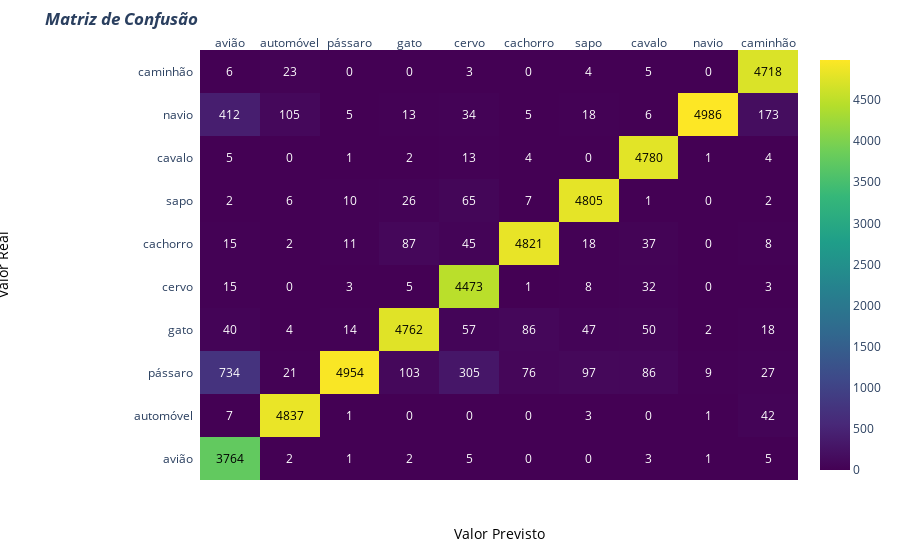

Notebook code for this chart:
### Code cell
confusion_matrix = metrics.confusion_matrix(train_pred, y)
confusion_matrix = confusion_matrix.astype(int)
plot_confusion_matrix(confusion_matrix)

### Figure 1 — Plotly figure (JSON) as saved in the notebook; plotly's stock layout.template omitted (floating-point values rounded to 4 significant figures)
{"data": [{"colorscale": [[0, "#440154"], [0.1111, "#482878"], [0.2222, "#3e4989"], [0.3333, "#31688e"], [0.4444, "#26828e"], [0.5556, "#1f9e89"], [0.6667, "#35b779"], [0.7778, "#6ece58"], [0.8889, "#b5de2b"], [1, "#fde725"]], "reversescale": false, "showscale": true, "type": "heatmap", "x": ["avião", "automóvel", "pássaro", "gato", "cervo", "cachorro", "sapo", "cavalo", "navio", "caminhão"], "y": ["avião", "automóvel", "pássaro", "gato", "cervo", "cachorro", "sapo", "cavalo", "navio", "caminhão"], "z": [[3764, 2, 1, 2, 5, 0, 0, 3, 1, 5], [7, 4837, 1, 0, 0, 0, 3, 0, 1, 42], [734, 21, 4954, 103, 305, 76, 97, 86, 9, 27], [40, 4, 14, 4762, 57, 86, 47, 50, 2, 18], [15, 0, 3, 5, 4473, 1, 8, 32, 0, 3], [15, 2, 11, 87, 45, 4821, 18, 37, 0, 8], [2, 6, 10, 26, 65, 7, 4805, 1, 0, 2], [5, 0, 1, 2, 13, 4, 0, 4780, 1, 4], [412, 105, 5, 13, 34, 5, 18, 6, 4986, 173], [6, 23, 0, 0, 3, 0, 4, 5, 0, 4718]]}], "layout": {"annotations": [{"font": {"color": "#000000"}, "showarrow": false, "text": "3764", "x": "avião", "xref": "x", "y": "avião", "yref": "y"}, {"font": {"color": "#FFFFFF"}, "showarrow": false, "text": "2", "x": "automóvel", "xref": "x", "y": "avião", "yref": "y"}, {"font": {"color": "#FFFFFF"}, "showarrow": false, "text": "1", "x": "pássaro", "xref": "x", "y": "avião", "yref": "y"}, {"font": {"color": "#FFFFFF"}, "showarrow": false, "text": "2", "x": "gato", "xref": "x", "y": "avião", "yref": "y"}, {"font": {"color": "#FFFFFF"}, "showarrow": false, "text": "5", "x": "cervo", "xref": "x", "y": "avião", "yref": "y"}, {"font": {"color": "#FFFFFF"}, "showarrow": false, "text": "0", "x": "cachorro", "xref": "x", "y": "avião", "yref": "y"}, {"font": {"color": "#FFFFFF"}, "showarrow": false, "text": "0", "x": "sapo", "xref": "x", "y": "avião", "yref": "y"}, {"font": {"color": "#FFFFFF"}, "showarrow": false, "text": "3", "x": "cavalo", "xref": "x", "y": "avião", "yref": "y"}, {"font": {"color": "#FFFFFF"}, "showarrow": false, "text": "1", "x": "navio", "xref": "x", "y": "avião", "yref": "y"}, {"font": {"color": "#FFFFFF"}, "showarrow": false, "text": "5", "x": "caminhão", "xref": "x", "y": "avião", "yref": "y"}, {"font": {"color": "#FFFFFF"}, "showarrow": false, "text": "7", "x": "avião", "xref": "x", "y": "automóvel", "yref": "y"}, {"font": {"color": "#000000"}, "showarrow": false, "text": "4837", "x": "automóvel", "xref": "x", "y": "automóvel", "yref": "y"}, {"font": {"color": "#FFFFFF"}, "showarrow": false, "text": "1", "x": "pássaro", "xref": "x", "y": "automóvel", "yref": "y"}, {"font": {"color": "#FFFFFF"}, "showarrow": false, "text": "0", "x": "gato", "xref": "x", "y": "automóvel", "yref": "y"}, {"font": {"color": "#FFFFFF"}, "showarrow": false, "text": "0", "x": "cervo", "xref": "x", "y": "automóvel", "yref": "y"}, {"font": {"color": "#FFFFFF"}, "showarrow": false, "text": "0", "x": "cachorro", "xref": "x", "y": "automóvel", "yref": "y"}, {"font": {"color": "#FFFFFF"}, "showarrow": false, "text": "3", "x": "sapo", "xref": "x", "y": "automóvel", "yref": "y"}, {"font": {"color": "#FFFFFF"}, "showarrow": false, "text": "0", "x": "cavalo", "xref": "x", "y": "automóvel", "yref": "y"}, {"font": {"color": "#FFFFFF"}, "showarrow": false, "text": "1", "x": "navio", "xref": "x", "y": "automóvel", "yref": "y"}, {"font": {"color": "#FFFFFF"}, "showarrow": false, "text": "42", "x": "caminhão", "xref": "x", "y": "automóvel", "yref": "y"}, {"font": {"color": "#FFFFFF"}, "showarrow": false, "text": "734", "x": "avião", "xref": "x", "y": "pássaro", "yref": "y"}, {"font": {"color": "#FFFFFF"}, "showarrow": false, "text": "21", "x": "automóvel", "xref": "x", "y": "pássaro", "yref": "y"}, {"font": {"color": "#000000"}, "showarrow": false, "text": "4954", "x": "pássaro", "xref": "x", "y": "pássaro", "yref": "y"}, {"font": {"color": "#FFFFFF"}, "showarrow": false, "text": "103", "x": "gato", "xref": "x", "y": "pássaro", "yref": "y"}, {"font": {"color": "#FFFFFF"}, "showarrow": false, "text": "305", "x": "cervo", "xref": "x", "y": "pássaro", "yref": "y"}, {"font": {"color": "#FFFFFF"}, "showarrow": false, "text": "76", "x": "cachorro", "xref": "x", "y": "pássaro", "yref": "y"}, {"font": {"color": "#FFFFFF"}, "showarrow": false, "text": "97", "x": "sapo", "xref": "x", "y": "pássaro", "yref": "y"}, {"font": {"color": "#FFFFFF"}, "showarrow": false, "text": "86", "x": "cavalo", "xref": "x", "y": "pássaro", "yref": "y"}, {"font": {"color": "#FFFFFF"}, "showarrow": false, "text": "9", "x": "navio", "xref": "x", "y": "pássaro", "yref": "y"}, {"font": {"color": "#FFFFFF"}, "showarrow": false, "text": "27", "x": "caminhão", "xref": "x", "y": "pássaro", "yref": "y"}, {"font": {"color": "#FFFFFF"}, "showarrow": false, "text": "40", "x": "avião", "xref": "x", "y": "gato", "yref": "y"}, {"font": {"color": "#FFFFFF"}, "showarrow": false, "text": "4", "x": "automóvel", "xref": "x", "y": "gato", "yref": "y"}, {"font": {"color": "#FFFFFF"}, "showarrow": false, "text": "14", "x": "pássaro", "xref": "x", "y": "gato", "yref": "y"}, {"font": {"color": "#000000"}, "showarrow": false, "text": "4762", "x": "gato", "xref": "x", "y": "gato", "yref": "y"}, {"font": {"color": "#FFFFFF"}, "showarrow": false, "text": "57", "x": "cervo", "xref": "x", "y": "gato", "yref": "y"}, {"font": {"color": "#FFFFFF"}, "showarrow": false, "text": "86", "x": "cachorro", "xref": "x", "y": "gato", "yref": "y"}, {"font": {"color": "#FFFFFF"}, "showarrow": false, "text": "47", "x": "sapo", "xref": "x", "y": "gato", "yref": "y"}, {"font": {"color": "#FFFFFF"}, "showarrow": false, "text": "50", "x": "cavalo", "xref": "x", "y": "gato", "yref": "y"}, {"font": {"color": "#FFFFFF"}, "showarrow": false, "text": "2", "x": "navio", "xref": "x", "y": "gato", "yref": "y"}, {"font": {"color": "#FFFFFF"}, "showarrow": false, "text": "18", "x": "caminhão", "xref": "x", "y": "gato", "yref": "y"}, {"font": {"color": "#FFFFFF"}, "showarrow": false, "text": "15", "x": "avião", "xref": "x", "y": "cervo", "yref": "y"}, {"font": {"color": "#FFFFFF"}, "showarrow": false, "text": "0", "x": "automóvel", "xref": "x", "y": "cervo", "yref": "y"}, {"font": {"color": "#FFFFFF"}, "showarrow": false, "text": "3", "x": "pássaro", "xref": "x", "y": "cervo", "yref": "y"}, {"font": {"color": "#FFFFFF"}, "showarrow": false, "text": "5", "x": "gato", "xref": "x", "y": "cervo", "yref": "y"}, {"font": {"color": "#000000"}, "showarrow": false, "text": "4473", "x": "cervo", "xref": "x", "y": "cervo", "yref": "y"}, {"font": {"color": "#FFFFFF"}, "showarrow": false, "text": "1", "x": "cachorro", "xref": "x", "y": "cervo", "yref": "y"}, {"font": {"color": "#FFFFFF"}, "showarrow": false, "text": "8", "x": "sapo", "xref": "x", "y": "cervo", "yref": "y"}, {"font": {"color": "#FFFFFF"}, "showarrow": false, "text": "32", "x": "cavalo", "xref": "x", "y": "cervo", "yref": "y"}, {"font": {"color": "#FFFFFF"}, "showarrow": false, "text": "0", "x": "navio", "xref": "x", "y": "cervo", "yref": "y"}, {"font": {"color": "#FFFFFF"}, "showarrow": false, "text": "3", "x": "caminhão", "xref": "x", "y": "cervo", "yref": "y"}, {"font": {"color": "#FFFFFF"}, "showarrow": false, "text": "15", "x": "avião", "xref": "x", "y": "cachorro", "yref": "y"}, {"font": {"color": "#FFFFFF"}, "showarrow": false, "text": "2", "x": "automóvel", "xref": "x", "y": "cachorro", "yref": "y"}, {"font": {"color": "#FFFFFF"}, "showarrow": false, "text": "11", "x": "pássaro", "xref": "x", "y": "cachorro", "yref": "y"}, {"font": {"color": "#FFFFFF"}, "showarrow": false, "text": "87", "x": "gato", "xref": "x", "y": "cachorro", "yref": "y"}, {"font": {"color": "#FFFFFF"}, "showarrow": false, "text": "45", "x": "cervo", "xref": "x", "y": "cachorro", "yref": "y"}, {"font": {"color": "#000000"}, "showarrow": false, "text": "4821", "x": "cachorro", "xref": "x", "y": "cachorro", "yref": "y"}, {"font": {"color": "#FFFFFF"}, "showarrow": false, "text": "18", "x": "sapo", "xref": "x", "y": "cachorro", "yref": "y"}, {"font": {"color": "#FFFFFF"}, "showarrow": false, "text": "37", "x": "cavalo", "xref": "x", "y": "cachorro", "yref": "y"}, {"font": {"color": "#FFFFFF"}, "showarrow": false, "text": "0", "x": "navio", "xref": "x", "y": "cachorro", "yref": "y"}, {"font": {"color": "#FFFFFF"}, "showarrow": false, "text": "8", "x": "caminhão", "xref": "x", "y": "cachorro", "yref": "y"}, {"font": {"color": "#FFFFFF"}, "showarrow": false, "text": "2", "x": "avião", "xref": "x", "y": "sapo", "yref": "y"}, {"font": {"color": "#FFFFFF"}, "showarrow": false, "text": "6", "x": "automóvel", "xref": "x", "y": "sapo", "yref": "y"}, {"font": {"color": "#FFFFFF"}, "showarrow": false, "text": "10", "x": "pássaro", "xref": "x", "y": "sapo", "yref": "y"}, {"font": {"color": "#FFFFFF"}, "showarrow": false, "text": "26", "x": "gato", "xref": "x", "y": "sapo", "yref": "y"}, {"font": {"color": "#FFFFFF"}, "showarrow": false, "text": "65", "x": "cervo", "xref": "x", "y": "sapo", "yref": "y"}, {"font": {"color": "#FFFFFF"}, "showarrow": false, "text": "7", "x": "cachorro", "xref": "x", "y": "sapo", "yref": "y"}, {"font": {"color": "#000000"}, "showarrow": false, "text": "4805", "x": "sapo", "xref": "x", "y": "sapo", "yref": "y"}, {"font": {"color": "#FFFFFF"}, "showarrow": false, "text": "1", "x": "cavalo", "xref": "x", "y": "sapo", "yref": "y"}, {"font": {"color": "#FFFFFF"}, "showarrow": false, "text": "0", "x": "navio", "xref": "x", "y": "sapo", "yref": "y"}, {"font": {"color": "#FFFFFF"}, "showarrow": false, "text": "2", "x": "caminhão", "xref": "x", "y": "sapo", "yref": "y"}, {"font": {"color": "#FFFFFF"}, "showarrow": false, "text": "5", "x": "avião", "xref": "x", "y": "cavalo", "yref": "y"}, {"font": {"color": "#FFFFFF"}, "showarrow": false, "text": "0", "x": "automóvel", "xref": "x", "y": "cavalo", "yref": "y"}, {"font": {"color": "#FFFFFF"}, "showarrow": false, "text": "1", "x": "pássaro", "xref": "x", "y": "cavalo", "yref": "y"}, {"font": {"color": "#FFFFFF"}, "showarrow": false, "text": "2", "x": "gato", "xref": "x", "y": "cavalo", "yref": "y"}, {"font": {"color": "#FFFFFF"}, "showarrow": false, "text": "13", "x": "cervo", "xref": "x", "y": "cavalo", "yref": "y"}, {"font": {"color": "#FFFFFF"}, "showarrow": false, "text": "4", "x": "cachorro", "xref": "x", "y": "cavalo", "yref": "y"}, {"font": {"color": "#FFFFFF"}, "showarrow": false, "text": "0", "x": "sapo", "xref": "x", "y": "cavalo", "yref": "y"}, {"font": {"color": "#000000"}, "showarrow": false, "text": "4780", "x": "cavalo", "xref": "x", "y": "cavalo", "yref": "y"}, {"font": {"color": "#FFFFFF"}, "showarrow": false, "text": "1", "x": "navio", "xref": "x", "y": "cavalo", "yref": "y"}, {"font": {"color": "#FFFFFF"}, "showarrow": false, "text": "4", "x": "caminhão", "xref": "x", "y": "cavalo", "yref": "y"}, {"font": {"color": "#FFFFFF"}, "showarrow": false, "text": "412", "x": "avião", "xref": "x", "y": "navio", "yref": "y"}, {"font": {"color": "#FFFFFF"}, "showarrow": false, "text": "105", "x": "automóvel", "xref": "x", "y": "navio", "yref": "y"}, {"font": {"color": "#FFFFFF"}, "showarrow": false, "text": "5", "x": "pássaro", "xref": "x", "y": "navio", "yref": "y"}, {"font": {"color": "#FFFFFF"}, "showarrow": false, "text": "13", "x": "gato", "xref": "x", "y": "navio", "yref": "y"}, {"font": {"color": "#FFFFFF"}, "showarrow": false, "text": "34", "x": "cervo", "xref": "x", "y": "navio", "yref": "y"}, {"font": {"color": "#FFFFFF"}, "showarrow": false, "text": "5", "x": "cachorro", "xref": "x", "y": "navio", "yref": "y"}, {"font": {"color": "#FFFFFF"}, "showarrow": false, "text": "18", "x": "sapo", "xref": "x", "y": "navio", "yref": "y"}, {"font": {"color": "#FFFFFF"}, "showarrow": false, "text": "6", "x": "cavalo", "xref": "x", "y": "navio", "yref": "y"}, {"font": {"color": "#000000"}, "showarrow": false, "text": "4986", "x": "navio", "xref": "x", "y": "navio", "yref": "y"}, {"font": {"color": "#FFFFFF"}, "showarrow": false, "text": "173", "x": "caminhão", "xref": "x", "y": "navio", "yref": "y"}, {"font": {"color": "#FFFFFF"}, "showarrow": false, "text": "6", "x": "avião", "xref": "x", "y": "caminhão", "yref": "y"}, {"font": {"color": "#FFFFFF"}, "showarrow": false, "text": "23", "x": "automóvel", "xref": "x", "y": "caminhão", "yref": "y"}, {"font": {"color": "#FFFFFF"}, "showarrow": false, "text": "0", "x": "pássaro", "xref": "x", "y": "caminhão", "yref": "y"}, {"font": {"color": "#FFFFFF"}, "showarrow": false, "text": "0", "x": "gato", "xref": "x", "y": "caminhão", "yref": "y"}, {"font": {"color": "#FFFFFF"}, "showarrow": false, "text": "3", "x": "cervo", "xref": "x", "y": "caminhão", "yref": "y"}, {"font": {"color": "#FFFFFF"}, "showarrow": false, "text": "0", "x": "cachorro", "xref": "x", "y": "caminhão", "yref": "y"}, {"font": {"color": "#FFFFFF"}, "showarrow": false, "text": "4", "x": "sapo", "xref": "x", "y": "caminhão", "yref": "y"}, {"font": {"color": "#FFFFFF"}, "showarrow": false, "text": "5", "x": "cavalo", "xref": "x", "y": "caminhão", "yref": "y"}, {"font": {"color": "#FFFFFF"}, "showarrow": false, "text": "0", "x": "navio", "xref": "x", "y": "caminhão", "yref": "y"}, {"font": {"color": "#000000"}, "showarrow": false, "text": "4718", "x": "caminhão", "xref": "x", "y": "caminhão", "yref": "y"}, {"font": {"color": "black", "size": 14}, "showarrow": false, "text": "Valor Previsto", "x": 0.5, "xref": "paper", "y": -0.15, "yref": "paper"}, {"font": {"color": "black", "size": 14}, "showarrow": false, "text": "Valor Real", "textangle": -90, "x": -0.35, "xref": "paper", "y": 0.5, "yref": "paper"}], "autosize": true, "margin": {"l": 200, "t": 50}, "title": {"text": "<i><b>Matriz de Confusão</b></i>"}, "xaxis": {"autorange": true, "dtick": 1, "gridcolor": "rgb(0, 0, 0)", "range": [-0.9722, 9.972], "side": "top", "ticks": "", "type": "category"}, "yaxis": {"autorange": true, "dtick": 1, "range": [-0.5, 9.5], "ticks": "", "ticksuffix": "  ", "type": "category"}}}
